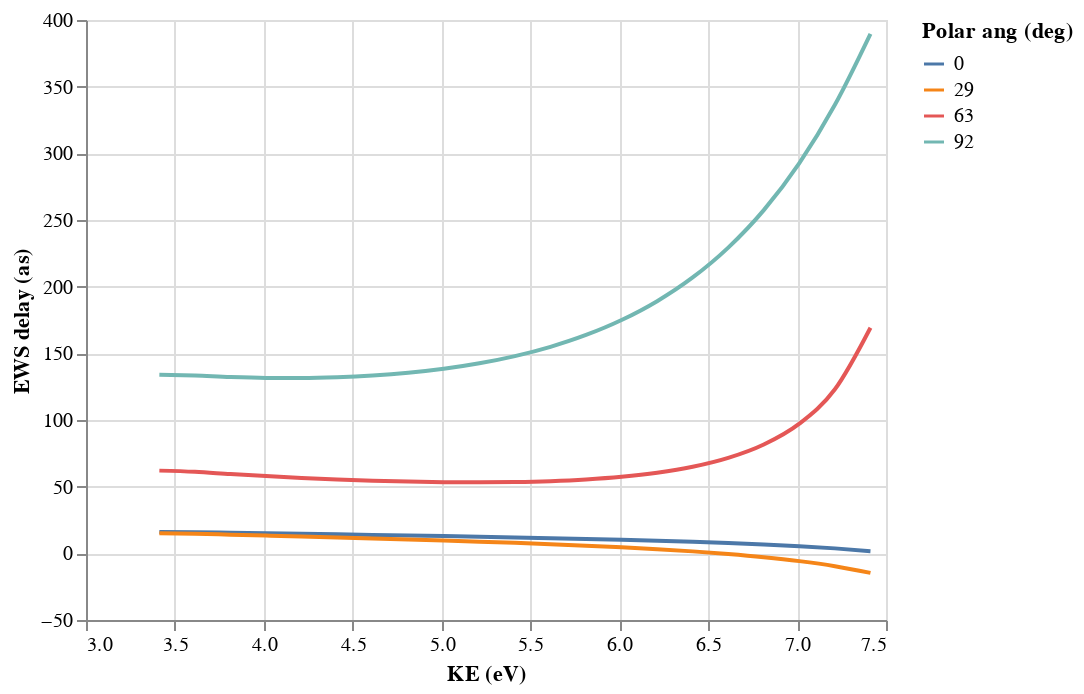

The code cell stored with this chart in its notebook:
### Code cell
df = diff[(diff["Photon energy (eV)"] < 16)
          & diff["Polar ang (rad)"].isin({0, 0.5, 1.1, 1.6})]
(
    alt
    .Chart(df)
    .mark_line(interpolate="monotone")
    .encode(
        x="KE (eV):Q",
        y="EWS delay (as):Q",
        color=alt.Color("Polar ang (deg):N", legend=alt.Legend(format=".0f")),
        )
    .interactive(bind_x=False)
)

### Figure 1 — Vega-Lite specification as saved in the notebook (floating-point values rounded to 4 significant figures)
{"$schema": "https://vega.github.io/schema/vega-lite/v2.6.0.json", "config": {"view": {"height": 300, "width": 400}}, "data": {"name": "data-50733a557b3e4b44350c47930b110183"}, "datasets": {"data-50733a557b3e4b44350c47930b110183": [{"Config": "sum[m]", "EWS delay (as)": 16.03, "KE (eV)": 3.413, "Method": "Perturbation", "Phase shift (deg)": 50.15, "Phase shift (rad)": 0.8752, "Photon energy (eV)": 14, "Polar ang (deg)": 0, "Polar ang (rad)": 0}, {"Config": "sum[m]", "EWS delay (as)": 15.83, "KE (eV)": 3.613, "Method": "Perturbation", "Phase shift (deg)": 50.43, "Phase shift (rad)": 0.8801, "Photon energy (eV)": 14.1, "Polar ang (deg)": 0, "Polar ang (rad)": 0}, {"Config": "sum[m]", "EWS delay (as)": 15.44, "KE (eV)": 3.813, "Method": "Perturbation", "Phase shift (deg)": 50.7, "Phase shift (rad)": 0.8849, "Photon energy (eV)": 14.2, "Polar ang (deg)": 0, "Polar ang (rad)": 0}, {"Config": "sum[m]", "EWS delay (as)": 15.04, "KE (eV)": 4.013, "Method": "Perturbation", "Phase shift (deg)": 50.96, "Phase shift (rad)": 0.8895, "Photon energy (eV)": 14.3, "Polar ang (deg)": 0, "Polar ang (rad)": 0}, {"Config": "sum[m]", "EWS delay (as)": 14.64, "KE (eV)": 4.213, "Method": "Perturbation", "Phase shift (deg)": 51.22, "Phase shift (rad)": 0.894, "Photon energy (eV)": 14.4, "Polar ang (deg)": 0, "Polar ang (rad)": 0}, {"Config": "sum[m]", "EWS delay (as)": 14.23, "KE (eV)": 4.413, "Method": "Perturbation", "Phase shift (deg)": 51.47, "Phase shift (rad)": 0.8984, "Photon energy (eV)": 14.5, "Polar ang (deg)": 0, "Polar ang (rad)": 0}, {"Config": "sum[m]", "EWS delay (as)": 13.8, "KE (eV)": 4.613, "Method": "Perturbation", "Phase shift (deg)": 51.72, "Phase shift (rad)": 0.9027, "Photon energy (eV)": 14.6, "Polar ang (deg)": 0, "Polar ang (rad)": 0}, {"Config": "sum[m]", "EWS delay (as)": 13.36, "KE (eV)": 4.813, "Method": "Perturbation", "Phase shift (deg)": 51.95, "Phase shift (rad)": 0.9068, "Photon energy (eV)": 14.7, "Polar ang (deg)": 0, "Polar ang (rad)": 0}, {"Config": "sum[m]", "EWS delay (as)": 12.91, "KE (eV)": 5.013, "Method": "Perturbation", "Phase shift (deg)": 52.18, "Phase shift (rad)": 0.9108, "Photon energy (eV)": 14.8, "Polar ang (deg)": 0, "Polar ang (rad)": 0}, {"Config": "sum[m]", "EWS delay (as)": 12.43, "KE (eV)": 5.213, "Method": "Perturbation", "Phase shift (deg)": 52.4, "Phase shift (rad)": 0.9146, "Photon energy (eV)": 14.9, "Polar ang (deg)": 0, "Polar ang (rad)": 0}, {"Config": "sum[m]", "EWS delay (as)": 11.93, "KE (eV)": 5.413, "Method": "Perturbation", "Phase shift (deg)": 52.62, "Phase shift (rad)": 0.9183, "Photon energy (eV)": 15.0, "Polar ang (deg)": 0, "Polar ang (rad)": 0}, {"Config": "sum[m]", "EWS delay (as)": 11.39, "KE (eV)": 5.613, "Method": "Perturbation", "Phase shift (deg)": 52.82, "Phase shift (rad)": 0.9219, "Photon energy (eV)": 15.1, "Polar ang (deg)": 0, "Polar ang (rad)": 0}, {"Config": "sum[m]", "EWS delay (as)": 10.81, "KE (eV)": 5.813, "Method": "Perturbation", "Phase shift (deg)": 53.01, "Phase shift (rad)": 0.9253, "Photon energy (eV)": 15.2, "Polar ang (deg)": 0, "Polar ang (rad)": 0}, {"Config": "sum[m]", "EWS delay (as)": 10.17, "KE (eV)": 6.013, "Method": "Perturbation", "Phase shift (deg)": 53.2, "Phase shift (rad)": 0.9284, "Photon energy (eV)": 15.3, "Polar ang (deg)": 0, "Polar ang (rad)": 0}, {"Config": "sum[m]", "EWS delay (as)": 9.461, "KE (eV)": 6.213, "Method": "Perturbation", "Phase shift (deg)": 53.37, "Phase shift (rad)": 0.9314, "Photon energy (eV)": 15.4, "Polar ang (deg)": 0, "Polar ang (rad)": 0}, {"Config": "sum[m]", "EWS delay (as)": 8.66, "KE (eV)": 6.413, "Method": "Perturbation", "Phase shift (deg)": 53.53, "Phase shift (rad)": 0.9342, "Photon energy (eV)": 15.5, "Polar ang (deg)": 0, "Polar ang (rad)": 0}, {"Config": "sum[m]", "EWS delay (as)": 7.737, "KE (eV)": 6.613, "Method": "Perturbation", "Phase shift (deg)": 53.67, "Phase shift (rad)": 0.9367, "Photon energy (eV)": 15.6, "Polar ang (deg)": 0, "Polar ang (rad)": 0}, {"Config": "sum[m]", "EWS delay (as)": 6.651, "KE (eV)": 6.813, "Method": "Perturbation", "Phase shift (deg)": 53.79, "Phase shift (rad)": 0.9389, "Photon energy (eV)": 15.7, "Polar ang (deg)": 0, "Polar ang (rad)": 0}, {"Config": "sum[m]", "EWS delay (as)": 5.342, "KE (eV)": 7.013, "Method": "Perturbation", "Phase shift (deg)": 53.9, "Phase shift (rad)": 0.9407, "Photon energy (eV)": 15.8, "Polar ang (deg)": 0, "Polar ang (rad)": 0}, {"Config": "sum[m]", "EWS delay (as)": 3.72, "KE (eV)": 7.213, "Method": "Perturbation", "Phase shift (deg)": 53.98, "Phase shift (rad)": 0.9421, "Photon energy (eV)": 15.9, "Polar ang (deg)": 0, "Polar ang (rad)": 0}, {"Config": "sum[m]", "EWS delay (as)": 1.643, "KE (eV)": 7.413, "Method": "Perturbation", "Phase shift (deg)": 54.03, "Phase shift (rad)": 0.943, "Photon energy (eV)": 16.0, "Polar ang (deg)": 0, "Polar ang (rad)": 0}, {"Config": "sum[m]", "EWS delay (as)": 15.03, "KE (eV)": 3.413, "Method": "Perturbation", "Phase shift (deg)": 55.13, "Phase shift (rad)": 0.9621, "Photon energy (eV)": 14, "Polar ang (deg)": 28.65, "Polar ang (rad)": 0.5}, {"Config": "sum[m]", "EWS delay (as)": 14.69, "KE (eV)": 3.613, "Method": "Perturbation", "Phase shift (deg)": 55.39, "Phase shift (rad)": 0.9667, "Photon energy (eV)": 14.1, "Polar ang (deg)": 28.65, "Polar ang (rad)": 0.5}, {"Config": "sum[m]", "EWS delay (as)": 14.0, "KE (eV)": 3.813, "Method": "Perturbation", "Phase shift (deg)": 55.64, "Phase shift (rad)": 0.971, "Photon energy (eV)": 14.2, "Polar ang (deg)": 28.65, "Polar ang (rad)": 0.5}, {"Config": "sum[m]", "EWS delay (as)": 13.31, "KE (eV)": 4.013, "Method": "Perturbation", "Phase shift (deg)": 55.87, "Phase shift (rad)": 0.9752, "Photon energy (eV)": 14.3, "Polar ang (deg)": 28.65, "Polar ang (rad)": 0.5}, {"Config": "sum[m]", "EWS delay (as)": 12.61, "KE (eV)": 4.213, "Method": "Perturbation", "Phase shift (deg)": 56.1, "Phase shift (rad)": 0.9791, "Photon energy (eV)": 14.4, "Polar ang (deg)": 28.65, "Polar ang (rad)": 0.5}, {"Config": "sum[m]", "EWS delay (as)": 11.9, "KE (eV)": 4.413, "Method": "Perturbation", "Phase shift (deg)": 56.31, "Phase shift (rad)": 0.9829, "Photon energy (eV)": 14.5, "Polar ang (deg)": 28.65, "Polar ang (rad)": 0.5}, {"Config": "sum[m]", "EWS delay (as)": 11.17, "KE (eV)": 4.613, "Method": "Perturbation", "Phase shift (deg)": 56.51, "Phase shift (rad)": 0.9864, "Photon energy (eV)": 14.6, "Polar ang (deg)": 28.65, "Polar ang (rad)": 0.5}, {"Config": "sum[m]", "EWS delay (as)": 10.42, "KE (eV)": 4.813, "Method": "Perturbation", "Phase shift (deg)": 56.7, "Phase shift (rad)": 0.9896, "Photon energy (eV)": 14.7, "Polar ang (deg)": 28.65, "Polar ang (rad)": 0.5}, {"Config": "sum[m]", "EWS delay (as)": 9.62, "KE (eV)": 5.013, "Method": "Perturbation", "Phase shift (deg)": 56.88, "Phase shift (rad)": 0.9927, "Photon energy (eV)": 14.8, "Polar ang (deg)": 28.65, "Polar ang (rad)": 0.5}, {"Config": "sum[m]", "EWS delay (as)": 8.775, "KE (eV)": 5.213, "Method": "Perturbation", "Phase shift (deg)": 57.04, "Phase shift (rad)": 0.9955, "Photon energy (eV)": 14.9, "Polar ang (deg)": 28.65, "Polar ang (rad)": 0.5}, {"Config": "sum[m]", "EWS delay (as)": 7.865, "KE (eV)": 5.413, "Method": "Perturbation", "Phase shift (deg)": 57.18, "Phase shift (rad)": 0.998, "Photon energy (eV)": 15.0, "Polar ang (deg)": 28.65, "Polar ang (rad)": 0.5}, {"Config": "sum[m]", "EWS delay (as)": 6.872, "KE (eV)": 5.613, "Method": "Perturbation", "Phase shift (deg)": 57.31, "Phase shift (rad)": 1.0, "Photon energy (eV)": 15.1, "Polar ang (deg)": 28.65, "Polar ang (rad)": 0.5}, {"Config": "sum[m]", "EWS delay (as)": 5.772, "KE (eV)": 5.813, "Method": "Perturbation", "Phase shift (deg)": 57.42, "Phase shift (rad)": 1.002, "Photon energy (eV)": 15.2, "Polar ang (deg)": 28.65, "Polar ang (rad)": 0.5}, {"Config": "sum[m]", "EWS delay (as)": 4.535, "KE (eV)": 6.013, "Method": "Perturbation", "Phase shift (deg)": 57.51, "Phase shift (rad)": 1.004, "Photon energy (eV)": 15.3, "Polar ang (deg)": 28.65, "Polar ang (rad)": 0.5}, {"Config": "sum[m]", "EWS delay (as)": 3.119, "KE (eV)": 6.213, "Method": "Perturbation", "Phase shift (deg)": 57.58, "Phase shift (rad)": 1.005, "Photon energy (eV)": 15.4, "Polar ang (deg)": 28.65, "Polar ang (rad)": 0.5}, {"Config": "sum[m]", "EWS delay (as)": 1.47, "KE (eV)": 6.413, "Method": "Perturbation", "Phase shift (deg)": 57.62, "Phase shift (rad)": 1.006, "Photon energy (eV)": 15.5, "Polar ang (deg)": 28.65, "Polar ang (rad)": 0.5}, {"Config": "sum[m]", "EWS delay (as)": -0.4907, "KE (eV)": 6.613, "Method": "Perturbation", "Phase shift (deg)": 57.63, "Phase shift (rad)": 1.006, "Photon energy (eV)": 15.6, "Polar ang (deg)": 28.65, "Polar ang (rad)": 0.5}, {"Config": "sum[m]", "EWS delay (as)": -2.873, "KE (eV)": 6.813, "Method": "Perturbation", "Phase shift (deg)": 57.6, "Phase shift (rad)": 1.005, "Photon energy (eV)": 15.7, "Polar ang (deg)": 28.65, "Polar ang (rad)": 0.5}, {"Config": "sum[m]", "EWS delay (as)": -5.839, "KE (eV)": 7.013, "Method": "Perturbation", "Phase shift (deg)": 57.53, "Phase shift (rad)": 1.004, "Photon energy (eV)": 15.8, "Polar ang (deg)": 28.65, "Polar ang (rad)": 0.5}, {"Config": "sum[m]", "EWS delay (as)": -9.637, "KE (eV)": 7.213, "Method": "Perturbation", "Phase shift (deg)": 57.4, "Phase shift (rad)": 1.002, "Photon energy (eV)": 15.9, "Polar ang (deg)": 28.65, "Polar ang (rad)": 0.5}, {"Config": "sum[m]", "EWS delay (as)": -14.66, "KE (eV)": 7.413, "Method": "Perturbation", "Phase shift (deg)": 57.2, "Phase shift (rad)": 0.9983, "Photon energy (eV)": 16.0, "Polar ang (deg)": 28.65, "Polar ang (rad)": 0.5}, {"Config": "sum[m]", "EWS delay (as)": 62.03, "KE (eV)": 3.413, "Method": "Perturbation", "Phase shift (deg)": 90.3, "Phase shift (rad)": 1.576, "Photon energy (eV)": 14, "Polar ang (deg)": 63.03, "Polar ang (rad)": 1.1}, {"Config": "sum[m]", "EWS delay (as)": 61.14, "KE (eV)": 3.613, "Method": "Perturbation", "Phase shift (deg)": 91.38, "Phase shift (rad)": 1.595, "Photon energy (eV)": 14.1, "Polar ang (deg)": 63.03, "Polar ang (rad)": 1.1}, {"Config": "sum[m]", "EWS delay (as)": 59.44, "KE (eV)": 3.813, "Method": "Perturbation", "Phase shift (deg)": 92.42, "Phase shift (rad)": 1.613, "Photon energy (eV)": 14.2, "Polar ang (deg)": 63.03, "Polar ang (rad)": 1.1}, {"Config": "sum[m]", "EWS delay (as)": 57.92, "KE (eV)": 4.013, "Method": "Perturbation", "Phase shift (deg)": 93.45, "Phase shift (rad)": 1.631, "Photon energy (eV)": 14.3, "Polar ang (deg)": 63.03, "Polar ang (rad)": 1.1}, {"Config": "sum[m]", "EWS delay (as)": 56.58, "KE (eV)": 4.213, "Method": "Perturbation", "Phase shift (deg)": 94.44, "Phase shift (rad)": 1.648, "Photon energy (eV)": 14.4, "Polar ang (deg)": 63.03, "Polar ang (rad)": 1.1}, {"Config": "sum[m]", "EWS delay (as)": 55.44, "KE (eV)": 4.413, "Method": "Perturbation", "Phase shift (deg)": 95.42, "Phase shift (rad)": 1.665, "Photon energy (eV)": 14.5, "Polar ang (deg)": 63.03, "Polar ang (rad)": 1.1}, {"Config": "sum[m]", "EWS delay (as)": 54.51, "KE (eV)": 4.613, "Method": "Perturbation", "Phase shift (deg)": 96.37, "Phase shift (rad)": 1.682, "Photon energy (eV)": 14.6, "Polar ang (deg)": 63.03, "Polar ang (rad)": 1.1}, {"Config": "sum[m]", "EWS delay (as)": 53.81, "KE (eV)": 4.813, "Method": "Perturbation", "Phase shift (deg)": 97.31, "Phase shift (rad)": 1.698, "Photon energy (eV)": 14.7, "Polar ang (deg)": 63.03, "Polar ang (rad)": 1.1}, {"Config": "sum[m]", "EWS delay (as)": 53.36, "KE (eV)": 5.013, "Method": "Perturbation", "Phase shift (deg)": 98.25, "Phase shift (rad)": 1.715, "Photon energy (eV)": 14.8, "Polar ang (deg)": 63.03, "Polar ang (rad)": 1.1}, {"Config": "sum[m]", "EWS delay (as)": 53.22, "KE (eV)": 5.213, "Method": "Perturbation", "Phase shift (deg)": 99.17, "Phase shift (rad)": 1.731, "Photon energy (eV)": 14.9, "Polar ang (deg)": 63.03, "Polar ang (rad)": 1.1}, {"Config": "sum[m]", "EWS delay (as)": 53.45, "KE (eV)": 5.413, "Method": "Perturbation", "Phase shift (deg)": 100.1, "Phase shift (rad)": 1.747, "Photon energy (eV)": 15.0, "Polar ang (deg)": 63.03, "Polar ang (rad)": 1.1}, {"Config": "sum[m]", "EWS delay (as)": 54.12, "KE (eV)": 5.613, "Method": "Perturbation", "Phase shift (deg)": 101.0, "Phase shift (rad)": 1.763, "Photon energy (eV)": 15.1, "Polar ang (deg)": 63.03, "Polar ang (rad)": 1.1}, {"Config": "sum[m]", "EWS delay (as)": 55.37, "KE (eV)": 5.813, "Method": "Perturbation", "Phase shift (deg)": 102.0, "Phase shift (rad)": 1.78, "Photon energy (eV)": 15.2, "Polar ang (deg)": 63.03, "Polar ang (rad)": 1.1}, {"Config": "sum[m]", "EWS delay (as)": 57.37, "KE (eV)": 6.013, "Method": "Perturbation", "Phase shift (deg)": 103.0, "Phase shift (rad)": 1.797, "Photon energy (eV)": 15.3, "Polar ang (deg)": 63.03, "Polar ang (rad)": 1.1}, {"Config": "sum[m]", "EWS delay (as)": 60.4, "KE (eV)": 6.213, "Method": "Perturbation", "Phase shift (deg)": 104.0, "Phase shift (rad)": 1.815, "Photon energy (eV)": 15.4, "Polar ang (deg)": 63.03, "Polar ang (rad)": 1.1}, {"Config": "sum[m]", "EWS delay (as)": 64.89, "KE (eV)": 6.413, "Method": "Perturbation", "Phase shift (deg)": 105.1, "Phase shift (rad)": 1.834, "Photon energy (eV)": 15.5, "Polar ang (deg)": 63.03, "Polar ang (rad)": 1.1}, {"Config": "sum[m]", "EWS delay (as)": 71.54, "KE (eV)": 6.613, "Method": "Perturbation", "Phase shift (deg)": 106.2, "Phase shift (rad)": 1.854, "Photon energy (eV)": 15.6, "Polar ang (deg)": 63.03, "Polar ang (rad)": 1.1}, {"Config": "sum[m]", "EWS delay (as)": 81.58, "KE (eV)": 6.813, "Method": "Perturbation", "Phase shift (deg)": 107.6, "Phase shift (rad)": 1.877, "Photon energy (eV)": 15.7, "Polar ang (deg)": 63.03, "Polar ang (rad)": 1.1}, {"Config": "sum[m]", "EWS delay (as)": 97.25, "KE (eV)": 7.013, "Method": "Perturbation", "Phase shift (deg)": 109.1, "Phase shift (rad)": 1.904, "Photon energy (eV)": 15.8, "Polar ang (deg)": 63.03, "Polar ang (rad)": 1.1}, {"Config": "sum[m]", "EWS delay (as)": 123.0, "KE (eV)": 7.213, "Method": "Perturbation", "Phase shift (deg)": 110.9, "Phase shift (rad)": 1.936, "Photon energy (eV)": 15.9, "Polar ang (deg)": 63.03, "Polar ang (rad)": 1.1}, {"Config": "sum[m]", "EWS delay (as)": 169.2, "KE (eV)": 7.413, "Method": "Perturbation", "Phase shift (deg)": 113.4, "Phase shift (rad)": 1.979, "Photon energy (eV)": 16.0, "Polar ang (deg)": 63.03, "Polar ang (rad)": 1.1}, {"Config": "sum[m]", "EWS delay (as)": 134.0, "KE (eV)": 3.413, "Method": "Perturbation", "Phase shift (deg)": 302.1, "Phase shift (rad)": 5.273, "Photon energy (eV)": 14, "Polar ang (deg)": 91.67, "Polar ang (rad)": 1.6}, {"Config": "sum[m]", "EWS delay (as)": 133.3, "KE (eV)": 3.613, "Method": "Perturbation", "Phase shift (deg)": 304.4, "Phase shift (rad)": 5.314, "Photon energy (eV)": 14.1, "Polar ang (deg)": 91.67, "Polar ang (rad)": 1.6}, {"Config": "sum[m]", "EWS delay (as)": 132.2, "KE (eV)": 3.813, "Method": "Perturbation", "Phase shift (deg)": 306.8, "Phase shift (rad)": 5.354, "Photon energy (eV)": 14.2, "Polar ang (deg)": 91.67, "Polar ang (rad)": 1.6}, {"Config": "sum[m]", "EWS delay (as)": 131.5, "KE (eV)": 4.013, "Method": "Perturbation", "Phase shift (deg)": 309.0, "Phase shift (rad)": 5.394, "Photon energy (eV)": 14.3, "Polar ang (deg)": 91.67, "Polar ang (rad)": 1.6}, {"Config": "sum[m]", "EWS delay (as)": 131.5, "KE (eV)": 4.213, "Method": "Perturbation", "Phase shift (deg)": 311.3, "Phase shift (rad)": 5.434, "Photon energy (eV)": 14.4, "Polar ang (deg)": 91.67, "Polar ang (rad)": 1.6}, {"Config": "sum[m]", "EWS delay (as)": 132.0, "KE (eV)": 4.413, "Method": "Perturbation", "Phase shift (deg)": 313.6, "Phase shift (rad)": 5.474, "Photon energy (eV)": 14.5, "Polar ang (deg)": 91.67, "Polar ang (rad)": 1.6}, {"Config": "sum[m]", "EWS delay (as)": 133.3, "KE (eV)": 4.613, "Method": "Perturbation", "Phase shift (deg)": 315.9, "Phase shift (rad)": 5.514, "Photon energy (eV)": 14.6, "Polar ang (deg)": 91.67, "Polar ang (rad)": 1.6}, {"Config": "sum[m]", "EWS delay (as)": 135.4, "KE (eV)": 4.813, "Method": "Perturbation", "Phase shift (deg)": 318.3, "Phase shift (rad)": 5.555, "Photon energy (eV)": 14.7, "Polar ang (deg)": 91.67, "Polar ang (rad)": 1.6}, {"Config": "sum[m]", "EWS delay (as)": 138.4, "KE (eV)": 5.013, "Method": "Perturbation", "Phase shift (deg)": 320.6, "Phase shift (rad)": 5.596, "Photon energy (eV)": 14.8, "Polar ang (deg)": 91.67, "Polar ang (rad)": 1.6}, {"Config": "sum[m]", "EWS delay (as)": 142.5, "KE (eV)": 5.213, "Method": "Perturbation", "Phase shift (deg)": 323.1, "Phase shift (rad)": 5.639, "Photon energy (eV)": 14.9, "Polar ang (deg)": 91.67, "Polar ang (rad)": 1.6}, {"Config": "sum[m]", "EWS delay (as)": 147.9, "KE (eV)": 5.413, "Method": "Perturbation", "Phase shift (deg)": 325.6, "Phase shift (rad)": 5.683, "Photon energy (eV)": 15.0, "Polar ang (deg)": 91.67, "Polar ang (rad)": 1.6}, {"Config": "sum[m]", "EWS delay (as)": 154.9, "KE (eV)": 5.613, "Method": "Perturbation", "Phase shift (deg)": 328.2, "Phase shift (rad)": 5.729, "Photon energy (eV)": 15.1, "Polar ang (deg)": 91.67, "Polar ang (rad)": 1.6}, {"Config": "sum[m]", "EWS delay (as)": 163.8, "KE (eV)": 5.813, "Method": "Perturbation", "Phase shift (deg)": 331.0, "Phase shift (rad)": 5.777, "Photon energy (eV)": 15.2, "Polar ang (deg)": 91.67, "Polar ang (rad)": 1.6}, {"Config": "sum[m]", "EWS delay (as)": 175.0, "KE (eV)": 6.013, "Method": "Perturbation", "Phase shift (deg)": 333.9, "Phase shift (rad)": 5.828, "Photon energy (eV)": 15.3, "Polar ang (deg)": 91.67, "Polar ang (rad)": 1.6}, {"Config": "sum[m]", "EWS delay (as)": 189.1, "KE (eV)": 6.213, "Method": "Perturbation", "Phase shift (deg)": 337.1, "Phase shift (rad)": 5.883, "Photon energy (eV)": 15.4, "Polar ang (deg)": 91.67, "Polar ang (rad)": 1.6}, {"Config": "sum[m]", "EWS delay (as)": 206.9, "KE (eV)": 6.413, "Method": "Perturbation", "Phase shift (deg)": 340.5, "Phase shift (rad)": 5.943, "Photon energy (eV)": 15.5, "Polar ang (deg)": 91.67, "Polar ang (rad)": 1.6}, {"Config": "sum[m]", "EWS delay (as)": 229.3, "KE (eV)": 6.613, "Method": "Perturbation", "Phase shift (deg)": 344.3, "Phase shift (rad)": 6.009, "Photon energy (eV)": 15.6, "Polar ang (deg)": 91.67, "Polar ang (rad)": 1.6}, {"Config": "sum[m]", "EWS delay (as)": 257.4, "KE (eV)": 6.813, "Method": "Perturbation", "Phase shift (deg)": 348.5, "Phase shift (rad)": 6.083, "Photon energy (eV)": 15.7, "Polar ang (deg)": 91.67, "Polar ang (rad)": 1.6}, {"Config": "sum[m]", "EWS delay (as)": 292.7, "KE (eV)": 7.013, "Method": "Perturbation", "Phase shift (deg)": 353.3, "Phase shift (rad)": 6.166, "Photon energy (eV)": 15.8, "Polar ang (deg)": 91.67, "Polar ang (rad)": 1.6}, {"Config": "sum[m]", "EWS delay (as)": 336.4, "KE (eV)": 7.213, "Method": "Perturbation", "Phase shift (deg)": 358.7, "Phase shift (rad)": 6.26, "Photon energy (eV)": 15.9, "Polar ang (deg)": 91.67, "Polar ang (rad)": 1.6}, {"Config": "sum[m]", "EWS delay (as)": 389.6, "KE (eV)": 7.413, "Method": "Perturbation", "Phase shift (deg)": 365.0, "Phase shift (rad)": 6.37, "Photon energy (eV)": 16.0, "Polar ang (deg)": 91.67, "Polar ang (rad)": 1.6}]}, "encoding": {"color": {"field": "Polar ang (deg)", "legend": {"format": ".0f"}, "type": "nominal"}, "x": {"field": "KE (eV)", "type": "quantitative"}, "y": {"field": "EWS delay (as)", "type": "quantitative"}}, "mark": {"interpolate": "monotone", "type": "line"}, "selection": {"selector005": {"bind": "scales", "encodings": ["y"], "mark": {"fill": "#333", "fillOpacity": 0.125, "stroke": "white"}, "on": "[mousedown, window:mouseup] > window:mousemove!", "resolve": "global", "translate": "[mousedown, window:mouseup] > window:mousemove!", "type": "interval", "zoom": "wheel!"}}}
